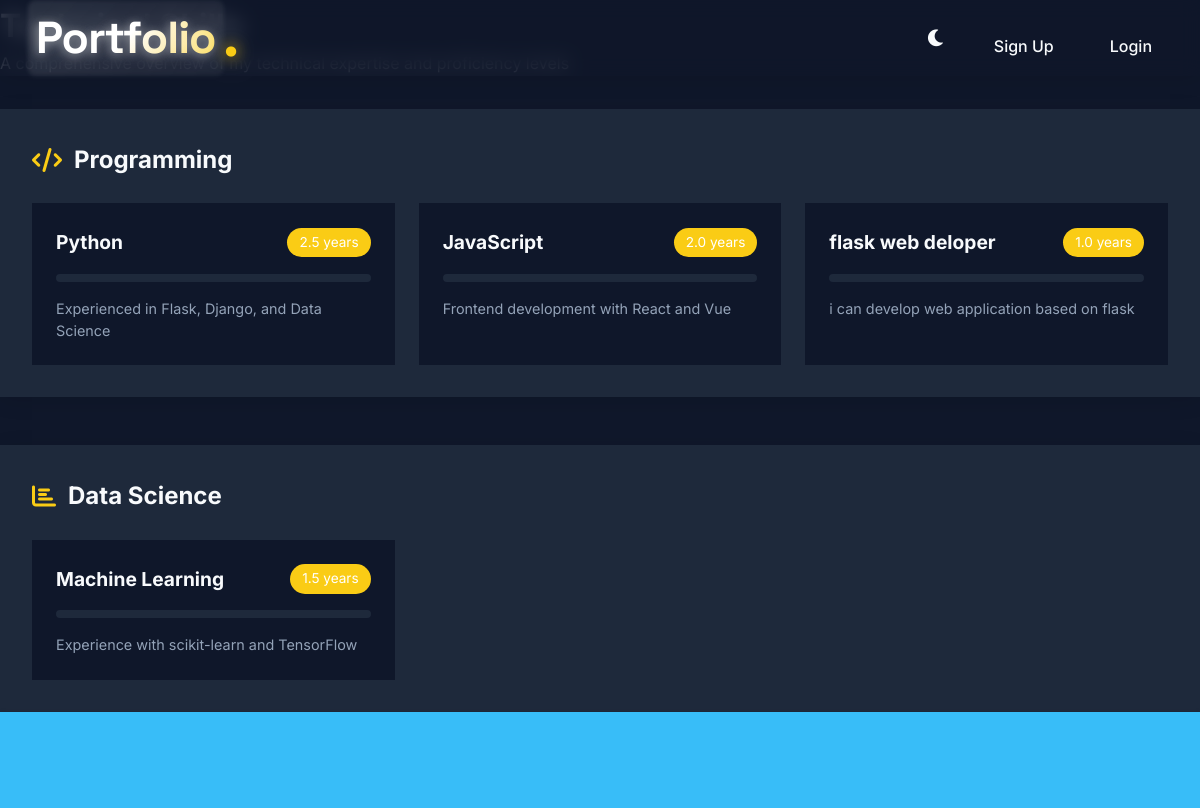
/skills, run on the app's committed database.
### app.py (models this page shows)
class Skill(db.Model):
    id = db.Column(db.Integer, primary_key=True)
    name = db.Column(db.String(50), nullable=False)
    proficiency = db.Column(db.Integer)
    category = db.Column(db.String(50))
    description = db.Column(db.Text)
    years_experience = db.Column(db.Float)
    last_used = db.Column(db.DateTime)
    student_id = db.Column(db.Integer, db.ForeignKey('student.id'), nullable=False)

### app.py (the view)
@app.route('/skills')
def skills():
    student = Student.query.first()
    if student is None:
        flash('No student record found.')
        return redirect(url_for('home'))
    category_icons = {
        'Programming': 'fa-code',
        'Web Development': 'fa-globe',
        'Database': 'fa-database',
        'DevOps': 'fa-server',
        'Mobile Development': 'fa-mobile-alt',
        'Data Science': 'fa-chart-bar',
        'Machine Learning': 'fa-brain',
        'Cloud Computing': 'fa-cloud',
        'UI/UX Design': 'fa-paint-brush',
        'Testing': 'fa-vial',
        'Security': 'fa-shield-alt',
        'Version Control': 'fa-code-branch',
        'Framework': 'fa-layer-group',
        'Tools': 'fa-tools',
        'Soft Skills': 'fa-users',
        'Languages': 'fa-language',
        'Other': 'fa-star'
    }
    skills_by_category = {}
    for skill in student.skills:
        if skill.category not in skills_by_category:
            skills_by_category[skill.category] = []
        skills_by_category[skill.category].append(skill)
    return render_template('skills.html',
                         skills_by_category=skills_by_category,
                         category_icons=category_icons)

### app.py (called while the page is built)
@app.before_request
def check_db_connection():
    try:
        with db.engine.connect() as connection:
            connection.execute(text("SELECT 1"))
            connection.commit()
    except Exception as e:
        print(f"Database connection error: {str(e)}")
        return "Database connection error. Please try again later.", 500

### templates/skills.html (shortened to what this page needs)
{% extends "base.html" %}
{% block content %}
<div class="skills-wrapper">
    <div class="skills-container">
        <header class="page-header">
            <div class="header-content">
                <h1 class="gradient-heading">Technical Skills</h1>
                <p class="header-subtitle">A comprehensive overview of my technical expertise and proficiency levels</p>
            </div>
        </header>
        <div class="skills-grid">
            {% for category, skills in skills_by_category.items() %}
            <div class="skill-category">
                <h2 class="category-title">
                    <i class="fas {{ category_icons[category] | default('fa-code') }}"></i>
                    {{ category }}
                </h2>
                <div class="skills-list">
                    {% for skill in skills %}
                    <div class="skill-card" data-aos="fade-up">
                        <div class="skill-header">
                            <h3 class="skill-name">{{ skill.name }}</h3>
                            <span class="experience-badge">{{ skill.years_experience }} years</span>
                        </div>
                        <div class="skill-content">
                            <div class="proficiency-bar">
                            </div>
                            {% if skill.description %}
                            <p class="skill-description">{{ skill.description }}</p>
                            {% endif %}
                        </div>
                    </div>
                    {% endfor %}
                </div>
            </div>
            {% endfor %}
        </div>
    </div>
</div>
{% endblock %}

### templates/base.html (style rules this page uses)
* { margin: 0; padding: 0; box-sizing: border-box; font-family: 'Inter', sans-serif; }
body { background: var(--background); color: var(--text); }
:root[data-theme="dark"] { --primary-color: #38bdf8; --secondary-color: #f472b6; --accent-color: #facc15; --background-color: #0f172a; --card-bg: #1e293b; --text-color: #f8fafc; --text-muted: #94a3b8; --border-color: #334155; --gradient-start: #38bdf8; --gradient-end: #f472b6; --hover-color: #0ea5e9; --nav-gradient-start: #0ea5e9; --nav-gradient-end: #3b82f6; --button-gradient-start: #facc15; --button-gradient-end: #f59e0b; --shadow-color: rgba(0, 0, 0, 0.3); --glass-effect: blur(10px); --surface-glass: rgba(15, 23, 42, 0.8); }
* { margin: 0; padding: 0; box-sizing: border-box; }
body { font-family: 'Poppins', sans-serif; line-height: 1.6; color: var(--text-color); background-color: var(--background-color); transition: all 0.3s ease; min-height: 100vh; display: flex; flex-direction: column; background-image: radial-gradient(circle at 100% 0%, rgba(124, 58, 237, 0.1) 0%, transparent 50%), radial-gradient(circle at 0% 100%, rgba(236, 72, 153, 0.1) 0%, transparent 50%); background-attachment: fixed; }

### templates/skills.html (style rules this page uses)
.skills-wrapper { padding: var(--section-spacing) 0; background: var(--background-color); }
.skills-container { max-width: var(--container-width); margin: 0 auto; padding: 0 var(--spacing-md); }
.skills-grid { display: grid; gap: 3rem; margin-top: 2rem; }
.skill-category { background: var(--card-bg); border-radius: var(--card-radius); padding: 2rem; box-shadow: 0 4px 20px rgba(0, 0, 0, 0.1); }
.category-title { font-size: 1.5rem; color: var(--text-color); margin-bottom: 1.5rem; display: flex; align-items: center; gap: 0.75rem; }
.category-title i { color: var(--accent-color); }
.skills-list { display: grid; gap: 1.5rem; grid-template-columns: repeat(auto-fill, minmax(300px, 1fr)); }
.skill-card { background: var(--background-color); border-radius: var(--card-radius); padding: 1.5rem; transition: transform 0.3s ease; }
.skill-header { display: flex; justify-content: space-between; align-items: center; margin-bottom: 1rem; }
.skill-name { font-size: 1.2rem; color: var(--text-color); }
.experience-badge { background: var(--accent-color); color: white; padding: 0.25rem 0.75rem; border-radius: 1rem; font-size: 0.85rem; }
.proficiency-bar { height: 8px; background: var(--card-bg); border-radius: 4px; overflow: hidden; margin-bottom: 1rem; }
.skill-description { color: var(--text-muted); font-size: 0.9rem; line-height: 1.5; }

### data on the page
Skill: category "Programming", name "Python", years_experience "2.5", description "Experienced in Flask, Django, and Data Science"
Skill: name "JavaScript", years_experience "2.0", description "Frontend development with React and Vue"
Skill: name "flask web deloper", years_experience "1.0", description "i can develop web application based on flask"
Skill: category "Data Science", name "Machine Learning", years_experience "1.5", description "Experience with scikit-learn and TensorFlow"
